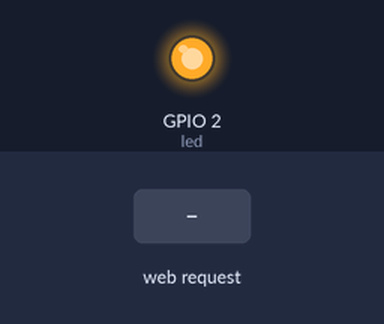
The program below on a simulated ESP8266 board running MicroPython. Parts: output pins drawn as LEDs (lit = HIGH, except the on-board LED, lit = LOW). Inputs (shaded band) come from the test bench. WiFi joins after 1.5 s; what the program prints to the serial console is not drawn.

Above: at 2.7 s.
2.8 s: HTTP request GET /led1 received
At 3.4 s:
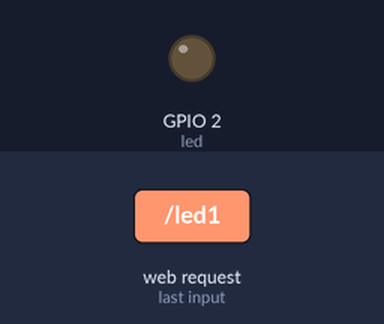
4.3 s: HTTP request GET /led2 received
At 4.6 s:
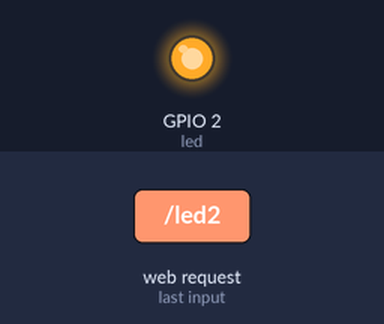
Timing chart, 0 to 7.3 s (numbered marks = the images above; inputs shaded):
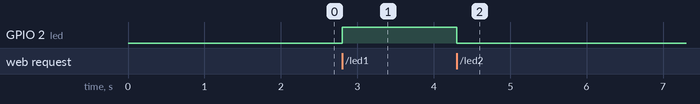

Measured:
- after the input at 2.8 s, GPIO 2 (led): LOW → HIGH at once
- after the input at 4.3 s, GPIO 2 (led): HIGH → LOW at once

The program:

main.py
```python
import socket
from machine import Pin
from re import search
from web import do_connect

html = """
<html>
  <head>
    <META HTTP-EQUIV="Content-Type" CONTENT="text/html">
    <meta name="viewport" content="width=device-width, initial-scale=1.0">
    <title>LED控制</title>
  </head>
  <body>
    <p>Hello World!!!</p>
  </body>
</html>
"""

wlan = do_connect()
ip = wlan.ifconfig()[0]
port = 80
led = Pin(2, Pin.OUT)
webserver = socket.socket(socket.AF_INET, socket.SOCK_STREAM)  # 创建套接字
webserver.setsockopt(socket.SOL_SOCKET, socket.SO_REUSEADDR, 1)  # 设置给定套接字选项的值
webserver.bind((ip, port))  # 绑定IP地址和端口号
webserver.listen(5)  # 监听套接字
print("服务器地址:{}:{}".format(ip, port))

while True:
    conn, addr = webserver.accept()
    request = conn.recv(1024)
    if len(request) > 0:
        request = request.decode()
        result = search("(.*?) (.*?) HTTP/1.1", request)
        if result:
            method = result.group(1)
            url = result.group(2)
            print(url)
            conn.send("HTTP/1.1 200 OK\r\n")
            conn.send("Server: Esp8266\r\n")
            conn.send("Content-Type: text/html;charset=UTF-8\r\n")
            conn.send("Connection: close\r\n")
            conn.send("\r\n")
            if url == "/led1":
                led.value(1)
                conn.send("灯灭")
            elif url == "/led2":
                led.value(0)
                conn.send("灯亮")
            else:
                conn.sendall(html)
            conn.send("\r\n")  # 发送结束
        else:
            print("not found url")
    else:
        print("no request")
    conn.close()
```

web.py
```python
def do_connect():
    import network
    sta_if = network.WLAN(network.STA_IF)
    ap_if = network.WLAN(network.AP_IF)
    if ap_if.active():
        ap_if.active(False)
    if not sta_if.isconnected():
        print('connecting to network...')
    sta_if.active(True)
    sta_if.connect('wifi名', '密码')  # wifi的SSID和密码
    while not sta_if.isconnected():
        pass
    print('network config:', sta_if.ifconfig())
    return sta_if
```
